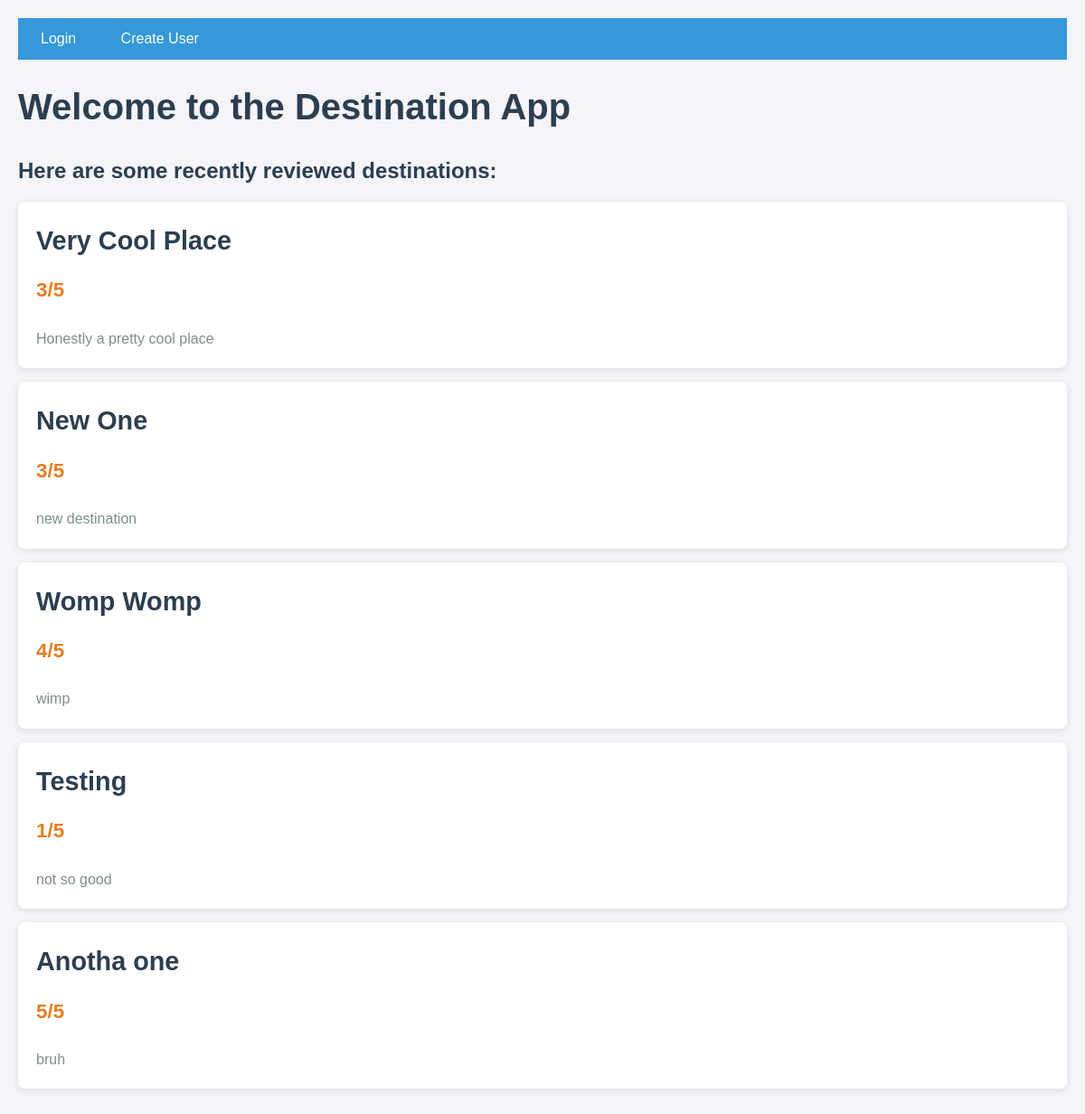
The page / on the database its author committed.
### core/models.py (models this page shows)
class Destination(models.Model):
    id = models.BigAutoField(primary_key=True)
    name = models.TextField()
    review = models.TextField()
    rating = models.IntegerField(choices=[(1, '1'), (2, '2'), (3, '3'), (4, '4'), (5, '5')])
    user = models.ForeignKey(User, on_delete=models.CASCADE)
    share_publicly = models.BooleanField(default=False)

### core/views.py (the view)
# urls.py: path("", views.index, name="index"),
def index(request: HttpRequest):
    is_logged_in = "session_token" in request.COOKIES and Session.objects.filter(token=request.COOKIES["session_token"]).exists()
    destinations = Destination.objects.filter(share_publicly=True).order_by('-id')[:5]
    return render(request, "core/index.html", {"destinations": destinations, "is_logged_in": is_logged_in})

### core/templates/core/index.html (shortened to what this page needs)
{% load static %}
<!DOCTYPE html>
<html lang="en">
<head>
    <link rel="stylesheet" href="{% static 'core/styles.css' %}">
</head>
<body>
<nav>
    {% if not is_logged_in %}
        <a href="/sessions/new/">Login</a>
        <a href="/users/new/">Create User</a>
    {% else %}
        <a href="/destinations/">Destinations</a>
        <a href="/sessions/destroy/">Logout</a>
    {% endif %}
</nav>
<h1>Welcome to the Destination App</h1>
<h2>Here are some recently reviewed destinations:</h2>
    {% for destination in destinations %}
        <div class="dest-card">
            <h1>{{ destination.name }}</h1>
            <h2>{{ destination.rating }}/5</h2>
            <p>{{ destination.review }}</p>
        </div>
    {% endfor %}
</body>
</html>

### core/static/core/styles.css (style rules this page uses)
* { margin: 0; padding: 0; box-sizing: border-box; }
body { font-family: 'Arial', sans-serif; background-color: #f4f4f9; color: #333; line-height: 1.6; padding: 20px; }
h1, h2 { color: #2c3e50; }
h1 { font-size: 2.5em; margin-bottom: 0.5em; }
nav { background-color: #3498db; padding: 10px; margin-bottom: 20px; }
nav a { color: white; text-decoration: none; padding: 10px 15px; margin-right: 15px; border-radius: 5px; }
.dest-card { background-color: white; padding: 20px; margin: 15px 0; border-radius: 8px; box-shadow: 0 2px 8px rgba(0, 0, 0, 0.1); }
.dest-card h1 { font-size: 1.8em; margin-bottom: 0.5em; }
.dest-card h2 { color: #e67e22; font-size: 1.4em; margin-bottom: 1em; }
.dest-card p { color: #7f8c8d; font-size: 1em; }

### rows shown on the page
Destination: name "Very Cool Place", rating "3", review "Honestly a pretty cool place"
Destination: name "New One", rating "3", review "new destination"
Destination: name "Womp Womp", rating "4", review "wimp"
Destination: name "Testing", rating "1", review "not so good"
Destination: name "Anotha one", rating "5", review "bruh"
